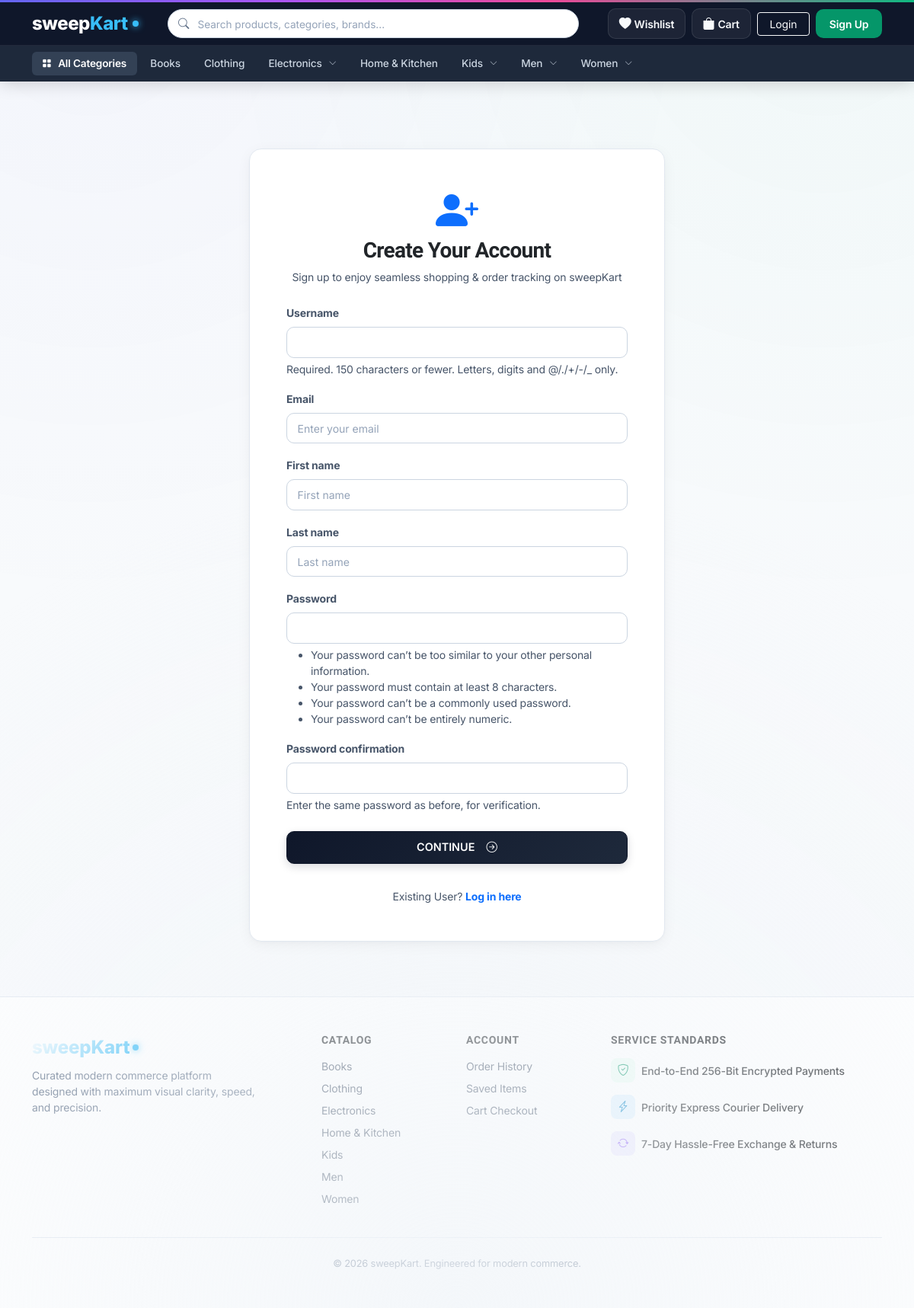
Page /accounts/register/ on the committed database.
### store/models.py (models this page shows, shortened)
class Category(models.Model):
    name = models.CharField(max_length=100, unique=True)
    slug = models.SlugField(max_length=100, unique=True, blank=True)
    parent = models.ForeignKey('self', null=True, blank=True, on_delete=models.CASCADE, related_name='subcategories')
    class Meta:
        verbose_name_plural = 'Categories'
        ordering = ['name']

### store/views.py (the view)
# urls.py: path('accounts/register/', views.register_view, name='register'),
def register_view(request):
    if request.user.is_authenticated:
        return redirect('home')
    if request.method == 'POST':
        form = RegisterForm(request.POST)
        if form.is_valid():
            user = form.save()
            login(request, user)
            messages.success(request, f"Welcome to sweepKart, {user.username}!")
            return redirect('home')
    else:
        form = RegisterForm()
    return render(request, 'store/auth/register.html', {'form': form})

### store/forms.py
class RegisterForm(UserCreationForm):
    email = forms.EmailField(required=True, widget=forms.EmailInput(attrs={
        'class': 'form-control',
        'placeholder': 'Enter your email'
    }))
    first_name = forms.CharField(required=False, widget=forms.TextInput(attrs={
        'class': 'form-control',
        'placeholder': 'First name'
    }))
    last_name = forms.CharField(required=False, widget=forms.TextInput(attrs={
        'class': 'form-control',
        'placeholder': 'Last name'
    }))
    class Meta:
        model = User
        fields = ('username', 'email', 'first_name', 'last_name')
    def __init__(self, *args, **kwargs):
        super().__init__(*args, **kwargs)
        for field in self.fields.values():
            field.widget.attrs.update({'class': 'form-control'})

### store/models.py (called while the page is built)
    @property
    def get_total_items(self):
        return sum(item.quantity for item in self.items.all())

### store/views.py (called while the page is built)
def _get_session_key(request):
    if not request.session.session_key:
        request.session.create()
    return request.session.session_key

def cart_context_processor(request):
    try:
        cart = get_or_create_cart(request)
        count = cart.get_total_items
    except Exception:
        count = 0
    wishlist_ids = set()
    wishlist_count = 0
    if request.user.is_authenticated:
        wishlist_ids = set(Wishlist.objects.filter(user=request.user).values_list('product_id', flat=True))
        wishlist_count = len(wishlist_ids)
    parent_categories = Category.objects.filter(parent__isnull=True).prefetch_related('subcategories')
    return {
        'cart_item_count': count,
        'nav_categories': parent_categories,
        'user_wishlist_ids': wishlist_ids,
        'wishlist_count': wishlist_count,
    }

### store/templates/store/auth/register.html (shortened to what this page needs)
{% extends 'store/base.html' %}
{% block content %}
<div class="container py-5">
    <div class="row justify-content-center">
        <div class="col-md-7 col-lg-6">
            <div class="glass-card p-4 p-md-5">
                <div class="text-center mb-4">
                    <i class="bi bi-person-plus-fill display-4 text-primary mb-2"></i>
                    <h3 class="fw-bold text-dark">Create Your Account</h3>
                    <p class="text-secondary small">Sign up to enjoy seamless shopping & order tracking on sweepKart</p>
                </div>
                <form method="POST">
                    {% for field in form %}
                        <div class="mb-3">
                            <label class="form-label text-secondary small fw-bold">{{ field.label }}</label>
                            {{ field }}
                            {% if field.help_text %}
                                <div class="form-text text-secondary extra-small">{{ field.help_text }}</div>
                            {% endif %}
                        </div>
                    {% endfor %}
                    <button type="submit" class="btn btn-gradient btn-lg w-100 mt-2 mb-3 py-3 fs-6">
                        CONTINUE <i class="bi bi-arrow-right-circle ms-2"></i>
                    </button>
                </form>
                <div class="text-center text-secondary small mt-3">
                    Existing User? <a href="{% url 'login' %}" class="text-primary text-decoration-none fw-bold">Log in here</a>
                </div>
            </div>
        </div>
    </div>
</div>
{% endblock %}

### store/templates/store/base.html (shortened to what this page needs)
{% load static %}
<!DOCTYPE html>
<html lang="en">
<head>
    <link href="https://cdn.jsdelivr.net/npm/bootstrap@5.3.2/dist/css/bootstrap.min.css" rel="stylesheet">
    <link rel="stylesheet" href="https://cdn.jsdelivr.net/npm/bootstrap-icons@1.11.2/font/bootstrap-icons.min.css">
    <link rel="stylesheet" href="{% static 'css/main.css' %}?v=6">
</head>
<body>
    <header class="main-colored-header sticky-top">
        <div class="primary-nav-bar py-2">
            <div class="container d-flex align-items-center justify-content-between gap-3">
                <a class="brand-logo text-decoration-none" href="{% url 'home' %}">
                    <span class="fs-4 fw-extrabold text-white">sweep<span class="text-cyan-accent">Kart</span></span>
                    <span class="brand-dot"></span>
                </a>
                <div class="search-container mx-2 flex-grow-1" style="max-width: 540px;">
                    <form action="{% url 'home' %}" method="GET" class="position-relative">
                        <input type="text" id="liveSearchInput" class="form-control search-input-pill w-100" name="q" placeholder="Search products, categories, brands..." value="{{ search_query|default:'' }}" autocomplete="off">
                    </form>
                </div>
                <div class="d-flex align-items-center gap-2">
                    <a class="nav-header-action-btn nav-wishlist-action" href="{% url 'wishlist' %}" title="Wishlist">
                        <i class="bi bi-heart-fill fs-6"></i>
                        <span class="d-none d-lg-inline small ms-1 fw-semibold">Wishlist</span>
                    </a>
                    <a class="nav-header-action-btn nav-cart-action" href="{% url 'cart' %}" title="Shopping Cart">
                        <i class="bi bi-bag-fill fs-6"></i>
                        <span class="d-none d-lg-inline small ms-1 fw-semibold">Cart</span>
                    </a>
                    {% if user.is_authenticated %}
                        <div class="dropdown">
                            <a class="nav-header-action-btn dropdown-toggle d-flex align-items-center gap-2" href="#" role="button" data-bs-toggle="dropdown">
                                <div class="bg-gradient-indigo text-white rounded-circle d-flex align-items-center justify-content-center fw-bold" style="width: 26px; height: 26px; font-size: 0.75rem;">
                                    {{ user.username|slice:":1"|upper }}
                                </div>
                                <span class="small fw-semibold text-white d-none d-md-inline">{{ user.username }}</span>
                            </a>
                            <ul class="dropdown-menu dropdown-menu-end shadow-lg mt-2 p-2" style="background: #ffffff; min-width: 180px; border: 1px solid var(--border-card); border-radius: 14px;">
                                <li>
                                    <a class="dropdown-item py-2 text-secondary fw-medium rounded small d-flex align-items-center" href="{% url 'order_history' %}">
                                        <i class="bi bi-box-seam me-2 text-indigo"></i> My Orders
                                    </a>
                                </li>
                                <li>
                                    <a class="dropdown-item py-2 text-secondary fw-medium rounded small d-flex align-items-center" href="{% url 'wishlist' %}">
                                        <i class="bi bi-heart-fill me-2 text-rose"></i> Wishlist
                                    </a>
                                </li>
                                {% if user.is_staff %}
                                    <li>
                                        <a class="dropdown-item py-2 text-emerald fw-medium rounded small d-flex align-items-center" href="/admin/" target="_blank">
                                            <i class="bi bi-speedometer2 me-2"></i> Admin Panel
                                        </a>
                                    </li>
                                {% endif %}
                                <li><hr class="dropdown-divider"></li>
                                <li>
                                    <a class="dropdown-item py-2 text-danger fw-medium rounded small d-flex align-items-center" href="{% url 'logout' %}">
                                        <i class="bi bi-box-arrow-right me-2"></i> Logout
                                    </a>
                                </li>
                            </ul>
                        </div>
                    {% else %}
                        <a class="btn btn-outline-light btn-sm px-3" href="{% url 'login' %}">Login</a>
                        <a class="btn btn-emerald btn-sm px-3" href="{% url 'register' %}">Sign Up</a>
                    {% endif %}
                </div>
            </div>
        </div>
        <div class="category-subnav-strip py-1">
            <div class="container">
                <div class="category-subnav-scroll d-flex align-items-center gap-1">
                    <a class="cat-strip-link {% if not selected_category_slug and not search_query %}active{% endif %}" href="{% url 'home' %}">
                        <i class="bi bi-grid-fill me-1 small"></i> All Categories
                    </a>
                    {% for parent_cat in nav_categories %}
                        <div class="megamenu-dropdown-container">
                            <a class="cat-strip-link {% if selected_category_slug == parent_cat.slug %}active{% endif %}" href="{% url 'home' %}?category={{ parent_cat.slug }}">
                                <span>{{ parent_cat.name }}</span>
                                {% if parent_cat.subcategories.all %}
                                    <i class="bi bi-chevron-down ms-1" style="font-size: 0.65rem; opacity: 0.8;"></i>
                                {% endif %}
                            </a>
                        </div>
                    {% endfor %}
                </div>
            </div>
        </div>
    </header>
    <main class="py-4">
        {% block content %}{% endblock %}
    </main>
    <footer class="py-5">
        <div class="container">
            <div class="row g-4 mb-4">
                <div class="col-lg-4">
                    <div class="d-flex align-items-center gap-1 mb-2">
                        <span class="fs-4 fw-extrabold brand-gradient-color">sweepKart</span>
                        <span class="brand-dot"></span>
                    </div>
                    <p class="text-muted small mb-3 col-lg-10">
                        Curated modern commerce platform designed with maximum visual clarity, speed, and precision.
                    </p>
                </div>
                <div class="col-6 col-lg-2">
                    <h6 class="text-dark fw-bold mb-3 small text-uppercase" style="letter-spacing: 0.05em;">Catalog</h6>
                    <ul class="list-unstyled small d-flex flex-column gap-2">
                        {% for cat in nav_categories %}
                            <li><a href="{% url 'home' %}?category={{ cat.slug }}">{{ cat.name }}</a></li>
                        {% endfor %}
                    </ul>
                </div>
                <div class="col-6 col-lg-2">
                    <h6 class="text-dark fw-bold mb-3 small text-uppercase" style="letter-spacing: 0.05em;">Account</h6>
                    <ul class="list-unstyled small d-flex flex-column gap-2">
                        <li><a href="{% url 'order_history' %}">Order History</a></li>
                        <li><a href="{% url 'wishlist' %}">Saved Items</a></li>
                        <li><a href="{% url 'cart' %}">Cart Checkout</a></li>
                    </ul>
                </div>
                <div class="col-lg-4">
                    <h6 class="text-dark fw-bold mb-3 small text-uppercase" style="letter-spacing: 0.05em;">Service Standards</h6>
                    <div class="d-flex flex-column gap-3 text-secondary small">
                        <div class="d-flex align-items-center gap-2">
                            <span class="icon-badge icon-badge-emerald"><i class="bi bi-shield-check"></i></span>
                            <span class="text-dark fw-medium">End-to-End 256-Bit Encrypted Payments</span>
                        </div>
                        <div class="d-flex align-items-center gap-2">
                            <span class="icon-badge icon-badge-sky"><i class="bi bi-lightning-charge"></i></span>
                            <span class="text-dark fw-medium">Priority Express Courier Delivery</span>
                        </div>
                        <div class="d-flex align-items-center gap-2">
                            <span class="icon-badge icon-badge-purple"><i class="bi bi-arrow-repeat"></i></span>
                            <span class="text-dark fw-medium">7-Day Hassle-Free Exchange & Returns</span>
                        </div>
                    </div>
                </div>
            </div>
            <div class="border-top pt-4 text-center text-muted small" style="font-size: 0.8rem;">
                &copy; 2026 sweepKart. Engineered for modern commerce.
            </div>
        </div>
    </footer>
</body>
</html>

### rows in the picture
Category: name "Books"
Category: name "Clothing"
Category: name "Electronics"
Category: name "Home & Kitchen"
Category: name "Kids"
Category: name "Men"
Category: name "Women"

### other values in the picture
{{ field.label }} "Username" "Email" "First name" "Last name" "Password" "Password confirmation"
{{ field.help_text }} "Required. 150 characters or fewer. Letters, digits and @/./+/-/_ only." "Enter the same password as before, for verification."
